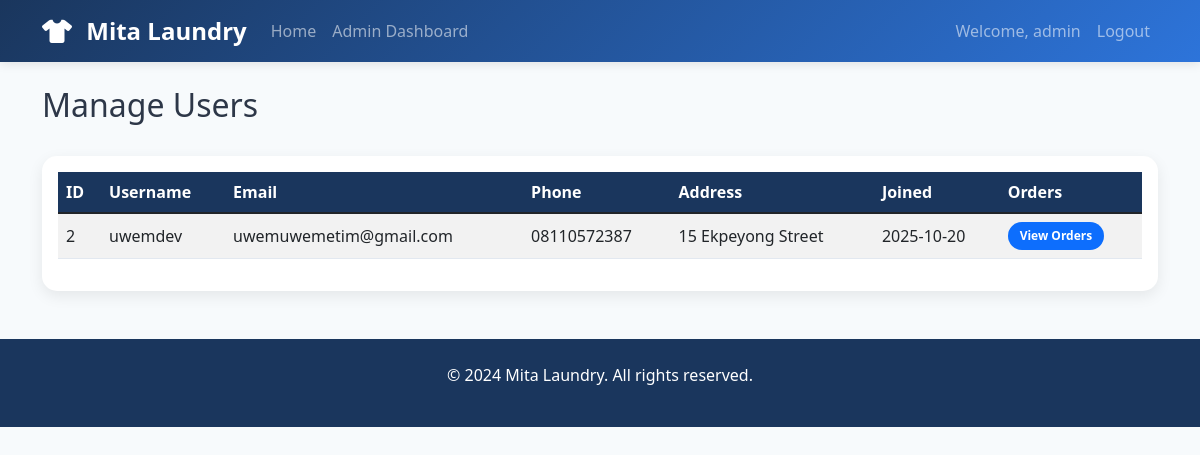
Page /admin/users (signed in) on the committed database.
### tables this page shows
CREATE TABLE users (
            id INTEGER PRIMARY KEY AUTOINCREMENT,
            username TEXT UNIQUE NOT NULL,
            email TEXT UNIQUE NOT NULL,
            password TEXT NOT NULL,
            phone TEXT,
            address TEXT,
            created_at TIMESTAMP DEFAULT CURRENT_TIMESTAMP,
            is_admin BOOLEAN DEFAULT FALSE
        );

### app.py (the view)
@app.route('/admin/users')
def admin_users():
    if 'user_id' not in session or not session.get('is_admin'):
        flash('Access denied!', 'error')
        return redirect(url_for('login'))
    conn = get_db_connection()
    users = conn.execute('SELECT * FROM users WHERE is_admin = FALSE ORDER BY created_at DESC').fetchall()
    conn.close()
    return render_template('admin_users.html', users=users)

### app.py (called while the page is built)
def get_db_connection():
    conn = sqlite3.connect(app.config['DATABASE'])
    conn.row_factory = sqlite3.Row
    return conn

### templates/admin_users.html (shortened to what this page needs)
{% extends "base.html" %}
{% block content %}
<div class="d-flex justify-content-between align-items-center mb-4">
    <h2>Manage Users</h2>
</div>
<div class="card">
    <div class="card-body">
        {% if users %}
        <div class="table-responsive">
            <table class="table table-striped">
                <thead>
                    <tr>
                        <th>ID</th>
                        <th>Username</th>
                        <th>Email</th>
                        <th>Phone</th>
                        <th>Address</th>
                        <th>Joined</th>
                        <th>Orders</th>
                    </tr>
                </thead>
                <tbody>
                    {% for user in users %}
                    <tr>
                        <td>{{ user.id }}</td>
                        <td>{{ user.username }}</td>
                        <td>{{ user.email }}</td>
                        <td>{{ user.phone or 'N/A' }}</td>
                        <td>{{ user.address[:50] + '...' if user.address and user.address|length > 50 else user.address or 'N/A' }}</td>
                        <td>{{ user.created_at[:10] }}</td>
                        <td>
                            <span class="badge bg-primary">View Orders</span>
                        </td>
                    </tr>
                    {% endfor %}
                </tbody>
            </table>
        </div>
        {% else %}
        <div class="text-center py-5">
            <i class="fas fa-users fa-3x mb-3 text-muted"></i>
            <h4>No users found</h4>
            <p class="text-muted">There are no registered users yet.</p>
        </div>
        {% endif %}
    </div>
</div>
{% endblock %}

### static/css/style.css (style rules this page uses)
:root { --primary-dark: #1a365d; --primary-light: #2d74da; --secondary: #4299e1; --accent: #63b3ed; --background: #f7fafc; --card-bg: #ffffff; --text-dark: #2d3748; --text-light: #718096; --success: #48bb78; --warning: #ed8936; --danger: #f56565; }
body { background-color: var(--background); color: var(--text-dark); font-family: 'Segoe UI', Tahoma, Geneva, Verdana, sans-serif; }
.card { border: none; border-radius: 15px; box-shadow: 0 5px 15px rgba(0,0,0,0.08); margin-bottom: 20px; transition: transform 0.3s ease; }
.table th { background-color: var(--primary-dark); color: white; border: none; }
.table td { border-color: #e2e8f0; vertical-align: middle; }
.badge { padding: 8px 12px; border-radius: 20px; font-weight: 600; }

### rows in the picture
users: id "2", username "uwemdev", email "uwemuwemetim@gmail.com", phone "08110572387", address "15 Ekpeyong Street", created_at "2025-10-20"

### other values in the picture
{{ session.username }} "admin"
